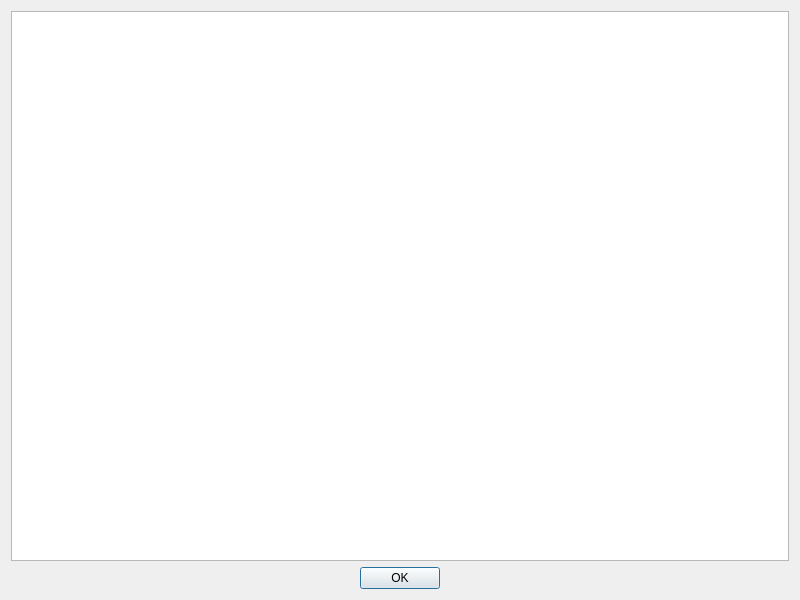
<?xml version="1.0" encoding="UTF-8"?>
<ui version="4.0">
 <class>ReleaseNotes</class>
 <widget class="QDialog" name="ReleaseNotes">
  <property name="geometry">
   <rect>
    <x>0</x>
    <y>0</y>
    <width>800</width>
    <height>600</height>
   </rect>
  </property>
  <property name="windowTitle">
   <string>Release Notes</string>
  </property>
  <layout class="QVBoxLayout" name="verticalLayout">
   <item>
    <widget class="QTextBrowser" name="text_box">
     <property name="sizePolicy">
      <sizepolicy hsizetype="Expanding" vsizetype="Expanding">
       <horstretch>0</horstretch>
       <verstretch>0</verstretch>
      </sizepolicy>
     </property>
    </widget>
   </item>
   <item alignment="Qt::AlignHCenter">
    <widget class="QPushButton" name="ok">
     <property name="sizePolicy">
      <sizepolicy hsizetype="Fixed" vsizetype="Fixed">
       <horstretch>0</horstretch>
       <verstretch>0</verstretch>
      </sizepolicy>
     </property>
     <property name="text">
      <string>OK</string>
     </property>
    </widget>
   </item>
  </layout>
 </widget>
 <resources/>
 <connections/>
</ui>
